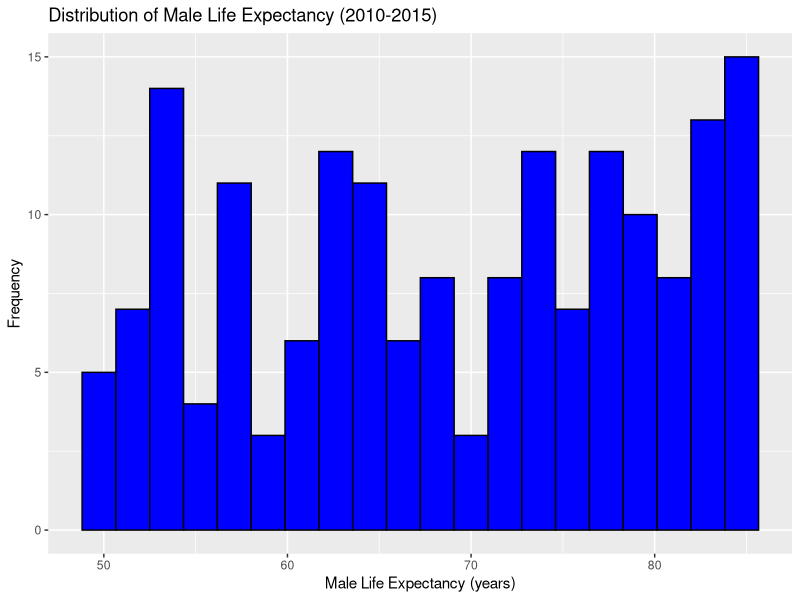
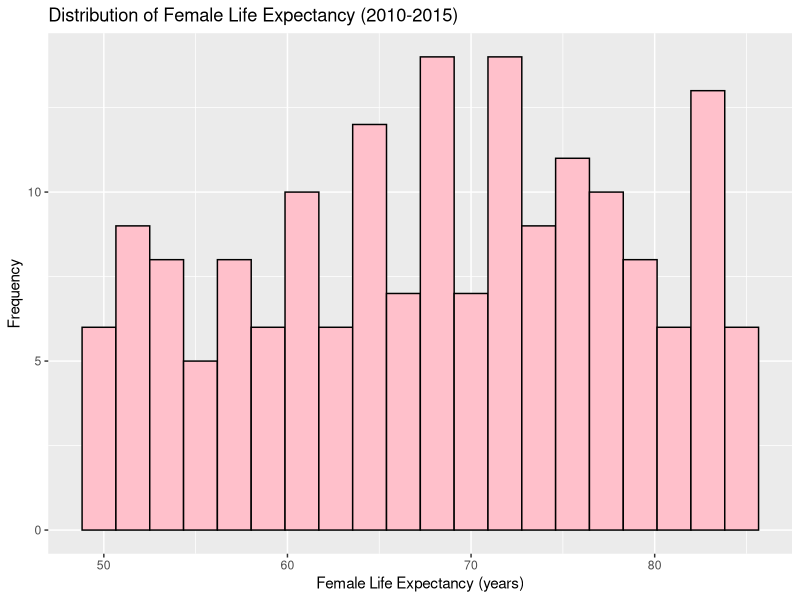
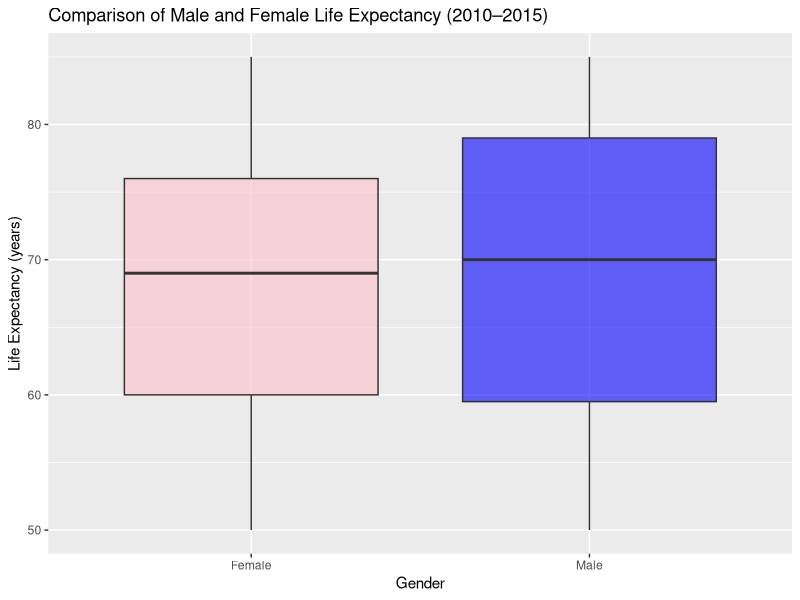
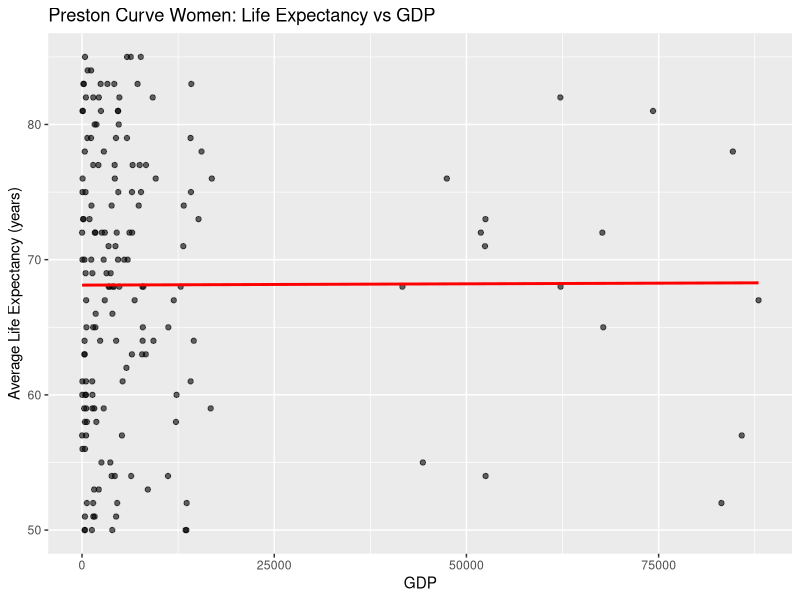
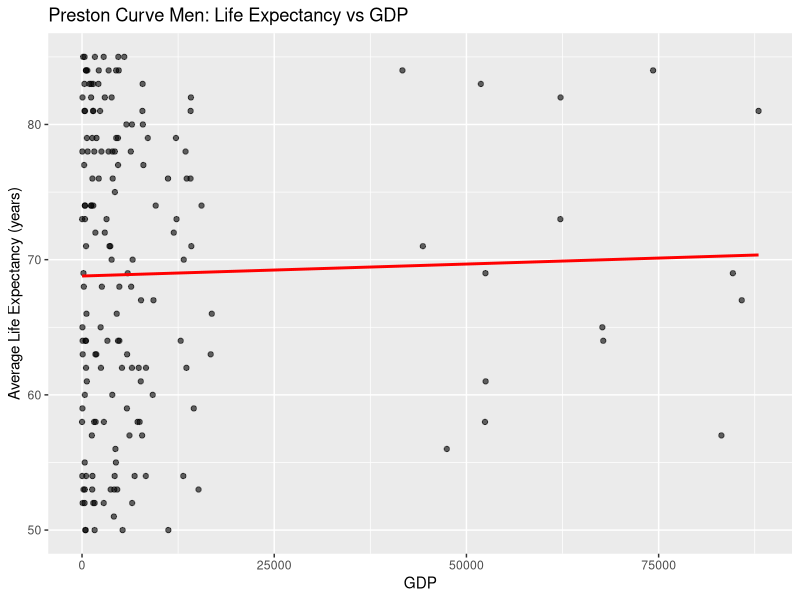

Write R code to recreate these figures, in order.
#We load necessary libraries
library(tidyverse)
library(tidyr)

#We read both datasets
life <- read.csv("LifeExpectancyDataset.csv")
economic <- read.csv("economic_data.csv")

#In this part, as both datasets can possibly have the countries listed in a different way,
# we look them up manually, so that we can see the ones spelt differently and transform them
unique(life$Country) 
unique(economic$country_name)

#We convert to lowercase and remove whitespace to simplify the process
life <- life %>% mutate(Country = tolower(trimws(Country)))
economic <- economic %>% mutate(country_name = tolower(trimws(country_name)))

#We create a vector with the different country names to make them equal
mapa_paises <- c(
  "bahamas" = "bahamas, the",
  "bolivia (plurinational state of)" = "bolivia",
  "côte d'ivoire" = "cote d'ivoire",
  "congo"= "congo, rep.",
  "democratic republic of the congo" = "congo, dem.rep.",
  "democratic people's republic of korea" = "korea, dem. people's rep.",
  "egypt" = "egypt, arab rep.",
  "gambia" = "gambia, the",
  "iran (islamic republic of)" = "iran, islamic rep.",
  "kyrgyzystan" = "kyrgyz republic",
  "lao people's democratic republic" = "lao pdr",
  "micronesia (federated states of)" = "micronesia, fed. sts.",
  "republic of moldova" = "moldova",
  "republic of korea" = "korea, rep.",
  "slovakia" = "slovak republic",
  "united kingdom of great britain and northern ireland" = "united kingdom",
  "united states of america" = "united states",
  "swaziland" = "eswatini",
  "turkey" = "turkiye",
  "the former yugoslav republic of macedonia" = "north macedonia",
  "venezuela (bolivarian republic of)" = "venezuela, rb",
  "yemen" = "yemen rep."
)
#If a country contains either of those names, we make them understand it is the same country,
# so that the data can be appropriately merged
life <- life %>% 
  mutate(Country = ifelse(Country %in% names(mapa_paises),
                          mapa_paises[Country], Country))

#We merge both datasets by Country name and Year, now that we have assured that the country
# names cannot suppose any problem.
merged <- inner_join(life, economic, by=c("Country" = "country_name", "Year" = "year"))


#Even though by doing an inner join the data that has been merged is supposedly
# the one between 2010 and 2015 (as those are the years that are coincidental
# in both datasets), we filter it just in case there are missing values or any
# false values that accidentally got in
filtered <- merged %>% 
  filter(Year>=2010 & Year<=2015)

#Variable type change in Status column, Character -> Logical

filtered$Status[filtered$Status == "Developing"] = FALSE
filtered$Status[filtered$Status == "Developed"] = TRUE
filtered$Status = as.logical(filtered$Status)

#Here as we don´t want any country with NA values in neither of its variables
#we remove all rows with any NA
filtered_clean <- filtered %>% drop_na()
filtered_clean


#Creation of new variable in Filtered and merged dataset: Above(TRUE)/Below(FALSE) average GDP
#This variable comes from the difficulty to categorize countries economically
average_GDP = mean(filtered_clean$GDP..Current.USD., na.rm = TRUE)
filtered_clean = filtered_clean %>%
  mutate(above_below_average = ifelse(GDP..Current.USD. > average_GDP, TRUE, FALSE))

# Check dataset structure and variable tipes
str(filtered_clean)
sapply(filtered_clean, class)          # Gives the class of each variable
table(sapply(filtered_clean, class))   # Summarizes how many variables per type

# Histogram for Male Life Expectancy
ggplot(filtered_clean, aes(x = Life.expectancy..men. )) +
  geom_histogram(bins = 20, fill = "blue", color = "black") +
  labs(title = "Distribution of Male Life Expectancy (2010-2015)",
       x = "Male Life Expectancy (years)",
       y = "Frequency")

# Histogram for Female Life Expectancy
ggplot(filtered_clean, aes(x = Life.expectancy.women.)) +
  geom_histogram(bins = 20, fill = "pink", color = "black") +
  labs(title = "Distribution of Female Life Expectancy (2010-2015)",
       x = "Female Life Expectancy (years)",
       y = "Frequency")

# Boxplot comparing male and female life expectancy
ggplot(filtered_clean, aes(x = "Male", y = Life.expectancy..men.)) +
  geom_boxplot(fill = "blue", alpha = 0.6) +
  geom_boxplot(aes(x = "Female", y = Life.expectancy.women.),
               fill = "pink", alpha = 0.6) +
  labs(title = "Comparison of Male and Female Life Expectancy (2010–2015)",
       x = "Gender",
       y = "Life Expectancy (years)")

# Scatterplot of Female Life Expectancy and GDP (Preston Curve)
ggplot(filtered_clean, aes(x = GDP, y = Life.expectancy.women.)) +
  geom_point(alpha = 0.6) +
  geom_smooth(method = "lm", color = "red", se = FALSE) +
  labs(title = "Preston Curve Women: Life Expectancy vs GDP",
       x = "GDP",
       y = "Average Life Expectancy (years)")

# Scatterplot of Male Life Expectancy and GDP (Preston Curve)
ggplot(filtered_clean, aes(x = GDP, y = Life.expectancy..men.)) +
  geom_point(alpha = 0.6) +
  geom_smooth(method = "lm", color = "red", se = FALSE) +
  labs(title = "Preston Curve Men: Life Expectancy vs GDP",
       x = "GDP",
       y = "Average Life Expectancy (years)")



